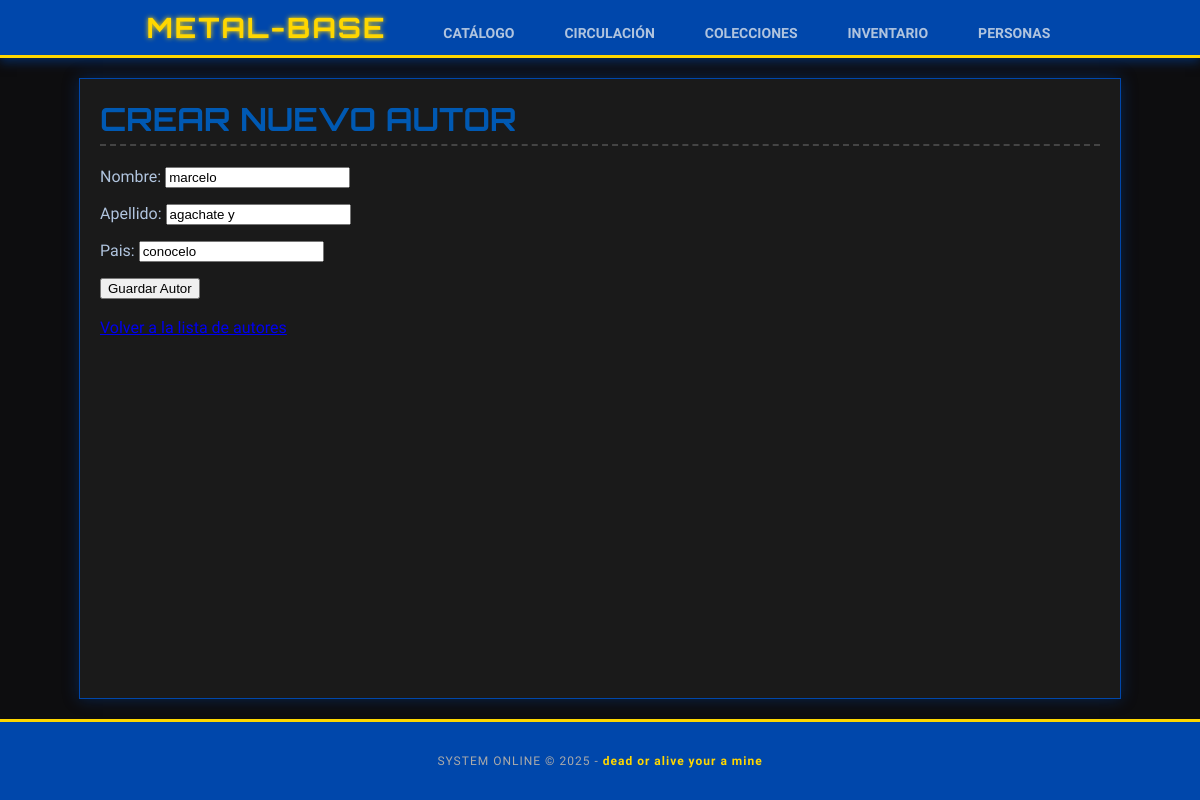
The page /catalogo/autores/2/editar/ on the database its author committed.
### catalogo/models.py (models this page shows)
class Autor(models.Model):
    nombre = models.CharField(max_length=100)
    apellido = models.CharField(max_length=100)
    pais = models.CharField(max_length=100, blank=True)

### catalogo/views.py (the view)
# urls.py: path('autores/<int:pk>/editar/', AutorUpdate.as_view(), name='autor_update'),
class AutorUpdate(UpdateView):
    model = AutorModel
    template_name = 'catalogo/autor_form.html' # Reutilizamos el formulario
    fields = ['nombre', 'apellido', 'pais']
    success_url = reverse_lazy('Autor') # Vuelve a la lista de autores

### catalogo/templates/catalogo/autor_form.html (shortened to what this page needs)
{% extends "base.html" %}
{% block content %}
    <h1>Crear Nuevo Autor</h1>
    <form method="post">
        {{ form.as_p }}
        <button type="submit">Guardar Autor</button>
    </form>
    <br>
    <a href="{% url 'Autor' %}">Volver a la lista de autores</a>
{% endblock %}

### templates/base.html (style rules this page uses)
body { margin: 0; font-family: 'Exo 2', sans-serif; background-color: #0d0d0f; color: #B0C4DE; display: flex; flex-direction: column; min-height: 100vh; }
h1, h2 { font-family: 'Orbitron', sans-serif; color: #0059b3; text-transform: uppercase; margin-top: 0; border-bottom: 2px dashed #444; padding-bottom: 5px; }

### rows shown on the page
Autor: nombre "marcelo", apellido "agachate y", pais "conocelo"
